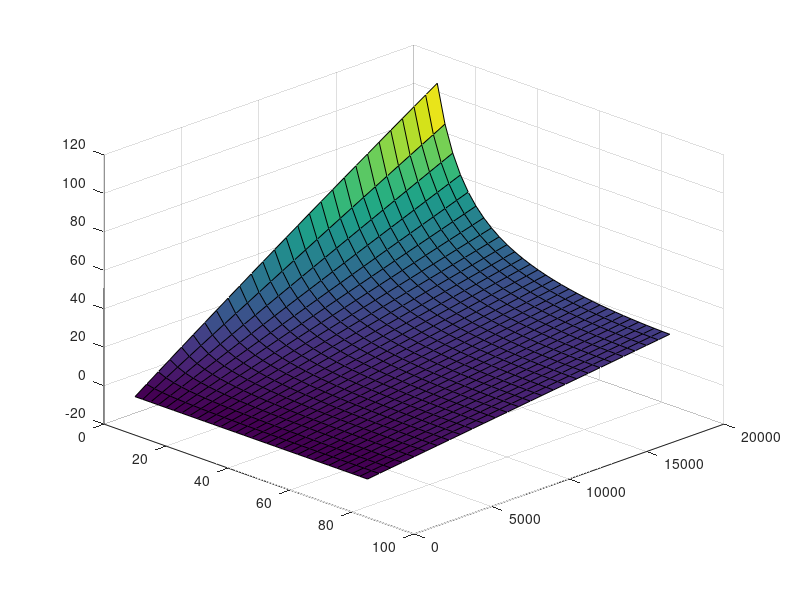

Reproduce this figure in MATLAB. (Note: this script raises an error after producing the figure.)
%% Physical constants

G = 6.673e-11; % universal gravitational constant, m3 * kg-1 * s-2
M_E = 5.9722e24 ; % mass of the Earth, kg
R = 6371008.8; % radius of the Earth, m
Gravitational_parameter_E = 3.986004418e14;
Omega_E = 2*pi / 86400; % earth's rotation in rad / s

Omega_E_vector = [0;0;Omega_E]; % angular velocity vector for Earth's rotation in the ECI coordinate system

%%  Effect of observation altitude to the range of a eavesdropping sensor in relation 
% to different elevation angles of the terminal.

d = @(h,ele)(1/2 .* (sqrt(4 .* h .* (h + 2 * R) + 4 .* R.^2 ...
                .* cosd(90+ele).^2) + 2 .* R .* cosd(90+ele)) / 1000);

%% 3D plot of elevation range of 10 deg to 90 deg and observation altitude 
% in range of 100 meters to 20 km.

ele = 10:2.5:85; % elevation angle in degrees
h = 0:750:20000; % aircraft altitude in meters

[H, E] = meshgrid(h, ele);

s = surf(E, H, d(H, E));
view(45,30);
ax = ancestor(s, 'axes');
ax.YAxis.Exponent = 0;
ax.ZAxis.Exponent = 0;

xlabel('e (deg)');
ylabel('h (m)');
zlabel('d (km)');

%% Overlaid line graphs in a single plot
ele = 10:2.5:90; % elevation angle in degrees
h = 0:4000:20000; % aircraft altitude in meters

[H, E] = meshgrid(h, ele);

plot(E,d(H,E));
ax2 = gca;
legend('0 km','4 km','8 km','12 km','16 km','20 km');
ax2.XLim = [10,90];
ax2.YLim = [-4,120];
ax2.YAxis.Exponent = 0;
xlabel('e (deg)');
ylabel('d (km)');
grid on;

%% Orbital radius in relation to velocity of the sub-satellite point (in km/s), 
% ECI coordinate frame.

v_air = @(h,r_orbit)( (h+R) .* sqrt( (G*M_E) ./ (r_orbit + R).^3 ) );
%% 
% Plot the velocity for orbital radius in range of 500 km to 37000 km.

r_orbit = 500e3:500e3:37e6;

[H_air, R_orbit] = meshgrid(h, r_orbit);

p_v_air = plot(r_orbit, v_air(10000,r_orbit));
xlabel('h (m)');
ylabel('v (m/s)');

grid on;

%% In the case of GEO, Earth's rotation cancels the velocity of the sub-satellite 
% point. Next, we will evaluate the effect of orbital period and inclination to 
% the velocity of the sub-satellite point. We setup the orbits in the ECI coordinate 
% system and account for the Earth's rotation by converting to ECF.

inclination = 0:0.04:pi/2; % inclination in rad
orbital_period = 5400:2000:86400; % in seconds

roty = @(t)[cos(t) 0 sin(t); 0 1 0; -sin(t) 0 cos(t)] ;

omega_ECF_magnitude = @(i, T)( norm(roty(i) * ( (2*pi / T) .* [0;0;1] ) - Omega_E_vector));

[I_orbit, T_orbit] = meshgrid(inclination, orbital_period);

I_orbit_deg = I_orbit * (180 / pi);

omega_arr = arrayfun(omega_ECF_magnitude, I_orbit, T_orbit);

v_air_arr = R .* omega_arr;

orbital_altitude = (((Gravitational_parameter_E * ( T_orbit/(2*pi)).^2).^(1/3)) - R);

s_omega_ECF_norm = surf(I_orbit_deg, orbital_altitude, v_air_arr);

xlabel('i (deg)'); % inclination
ylabel('h (m)'); % orbital altitude
zlabel('v (m/s)'); % sub-satellite velocity 
view(-135,10);

%% Listening window at a set beamwidth.

orbital_period = 5400:1000:42400; % in seconds 
beamwidth = deg2rad(3.5); % beamwidth in rad

roty = @(t)[cos(t) 0 sin(t); 0 1 0; -sin(t) 0 cos(t)] ;

[I_orbit, T_orbit] = meshgrid(inclination, orbital_period);
I_orbit_deg = I_orbit * (180 / pi); % convert to degrees for plotting

omega_arr = arrayfun(omega_ECF_magnitude, I_orbit, T_orbit);

t_pass = beamwidth ./ omega_arr; % listening window, fixed aircraft

% convert orbital period to altitude for plotting
orbital_altitude = (((Gravitational_parameter_E ...
                    * ( T_orbit/(2*pi)).^2).^(1/3)) - R);

s_omega_ECF_norm = surf(I_orbit_deg, orbital_altitude, t_pass);

xlabel('i (deg)'); % inclination
ylabel('h (m)'); % orbital altitude
zlabel('t (s)'); % maximum listening window / satellite pass
view([-318 10]);

%% Constellation visualisation from TLEs

startTime=datetime("11-Dec-2023 11:00:00"); % oneweb 2023-12-11
endTime=datetime("11-Dec-2023 11:30:00"); % oneweb 2023-12-11

%startTime=datetime("11-Dec-2023 11:00:00"); % starlink 2023-12-11
%endTime=datetime("11-Dec-2023 11:30:00"); % starlink 2023-12-11
sampleTime=60;

sc = satelliteScenario(startTime, endTime, sampleTime);

constellation = satellite(sc, "oneweb.tle");
%constellation = satellite(sc, "starlink.tle");

set(constellation(1:length(constellation)), ShowLabel=false);
set(constellation(1:length(constellation)), MarkerSize=3);
set(constellation(1:length(constellation)).Orbit, LineWidth=1);
%set(constellation(1:length(constellation)).Orbit, LineColor="none");

viewer3D = satelliteScenarioViewer(sc, Basemap="bluegreen", ShowDetails=true);

%% Adjust camera position
campos(viewer3D, 40, 18);
